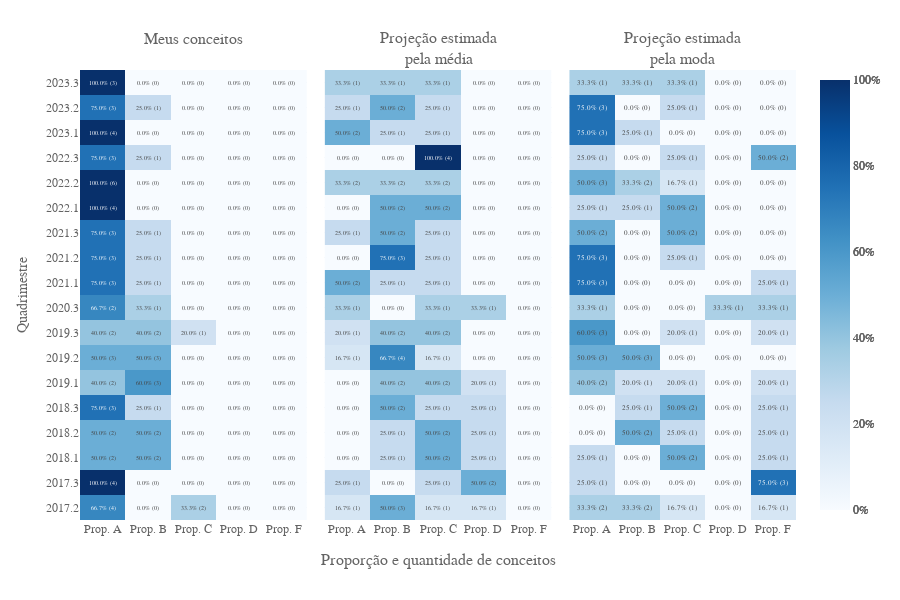

Notebook code for this chart:
### Markdown cell above
Assim, podemos combinar os resultados em um subplot com dois heatmaps e comparar com os demais alunos.

### Code cell
# Só com a proporção
fig_ufabc_grades_prop_cum_quad = make_subplots(rows=1, cols=3, shared_yaxes=True, shared_xaxes=True, horizontal_spacing=0.025, vertical_spacing=0.025,
                                               x_title='Proporção e quantidade de conceitos', subplot_titles=SUBPLOT_TITLES)

# Com a proporção e proporção acumulada
# fig_ufabc_grades_prop_cum_quad = make_subplots(rows=2, cols=3, shared_yaxes=True, shared_xaxes=True, horizontal_spacing=0.025, vertical_spacing=0.025,
#                                                x_title='Proporção e quantidade de conceitos', subplot_titles=SUBPLOT_TITLES)

for col, df_tmp in enumerate([df_ufabc, df_next.rename(columns={'Conceito provável': 'Resultado'}), df_next.rename(columns={'Conceito moda': 'Resultado'})]):
    df_ufabc_grades_prop_quad = df_tmp.groupby('Ano', as_index=False).agg(
        num_A=('Resultado', lambda s: s.value_counts().get('A', default=0)),
        num_B=('Resultado', lambda s: s.value_counts().get('B', default=0)),
        num_C=('Resultado', lambda s: s.value_counts().get('C', default=0)),
        num_D=('Resultado', lambda s: s.value_counts().get('D', default=0)),
        num_F=('Resultado', lambda s: s.value_counts().get('F', default=0))
    )

    df_ufabc_grades_prop_quad = df_ufabc_grades_prop_quad.sort_values(by='Ano', ascending=True).set_index('Ano', drop=True)
    
    df_ufabc_grades_cum_quad = df_tmp.groupby('Ano', as_index=False).agg(
        cum_A=('Resultado', lambda s: s.value_counts().get('A', default=0)),
        cum_B=('Resultado', lambda s: s.value_counts().get('B', default=0)),
        cum_C=('Resultado', lambda s: s.value_counts().get('C', default=0)),
        cum_D=('Resultado', lambda s: s.value_counts().get('D', default=0)),
        cum_F=('Resultado', lambda s: s.value_counts().get('F', default=0)),
    )

    df_ufabc_grades_cum_quad = df_ufabc_grades_cum_quad.sort_values(by='Ano', ascending=True).set_index('Ano', drop=True)
    df_ufabc_grades_cum_quad = df_ufabc_grades_cum_quad.cumsum()

    x_grades_prop_quad = [f'Prop. {grade[-1]}' for grade in df_ufabc_grades_prop_quad.columns]
    y_grades_prop_quad = df_ufabc_grades_prop_quad.index
    z_grades_prop_quad = df_ufabc_grades_prop_quad.apply(lambda s: s/s.sum(), axis=1).values
    text_1 = df_ufabc_grades_prop_quad.apply(lambda s: np.round(s/s.sum()*100,1), axis=1).astype(str) + '% (' + df_ufabc_grades_prop_quad.astype(str) + ')'

    x_grades_prop_cum_quad = [f'Prop. {grade[-1]}' for grade in df_ufabc_grades_cum_quad.columns]
    y_grades_prop_cum_quad = df_ufabc_grades_cum_quad.index
    z_grades_prop_cum_quad = df_ufabc_grades_cum_quad.apply(lambda s: s/s.sum(), axis=1).values
    text_2 = df_ufabc_grades_cum_quad.apply(lambda s: np.round(s/s.sum()*100, 1), axis=1).astype(str) + '% (' + df_ufabc_grades_cum_quad.astype(str) + ')'

    fig_ufabc_grades_prop_cum_quad.add_trace(go.Heatmap(x=x_grades_prop_quad, y=y_grades_prop_quad, z=z_grades_prop_quad, text=text_1, name=SUBPLOT_TITLES[col],
                                                        texttemplate='%{text}', zhoverformat='.1%', hovertemplate='%{x} em %{y}<br>%{z:.2%}', # textfont_size=8,
                                                        colorscale=HEATMAP_PALETTE, hoverinfo='x+y+z', colorbar_tickformat='.0%', zmin=0, zmax=1), row=1, col=col + 1)

    # fig_ufabc_grades_prop_cum_quad.add_trace(go.Heatmap(x=x_grades_prop_cum_quad, y=y_grades_prop_cum_quad, z=z_grades_prop_cum_quad, name=SUBPLOT_TITLES[col],
    #                                                     text=text_2, texttemplate='%{text}', hovertemplate='%{x} em %{y}<br>%{z:.2%}', zhoverformat='.1%', # textfont_size=8,
    #                                                     colorscale=HEATMAP_PALETTE, hoverinfo='x+y+z', zmin=0, zmax=1,colorbar_tickformat='.0%'), row=2, col=col + 1)


# Tirando título para ficar mais clean no HTML. Caso seja necessário add o título de novo: 'Proporção e quantidade de conceitos quadrimestre a quadrimestre na graduação'
fig_ufabc_grades_prop_cum_quad.update_layout({'yaxis_title': 'Quadrimestre', 'height': 600, 'margin_t': 70})
fig_ufabc_grades_prop_cum_quad.write_html('../assets/graphs/ufabc_grades_prop_cum_quad.html')
fig_ufabc_grades_prop_cum_quad.show()

### Figure 1 — Plotly figure (JSON) as saved in the notebook; plotly's stock layout.template omitted (floating-point values rounded to 4 significant figures)
{"data": [{"colorbar": {"tickformat": ".0%"}, "colorscale": [[0, "rgb(247,251,255)"], [0.125, "rgb(222,235,247)"], [0.25, "rgb(198,219,239)"], [0.375, "rgb(158,202,225)"], [0.5, "rgb(107,174,214)"], [0.625, "rgb(66,146,198)"], [0.75, "rgb(33,113,181)"], [0.875, "rgb(8,81,156)"], [1, "rgb(8,48,107)"]], "hoverinfo": "x+y+z", "hovertemplate": "%{x} em %{y}<br>%{z:.2%}", "name": "Meus conceitos<br>&nbsp;", "text": [["66.7% (4)", "0.0% (0)", "33.3% (2)", "0.0% (0)", "0.0% (0)"], ["100.0% (4)", "0.0% (0)", "0.0% (0)", "0.0% (0)", "0.0% (0)"], ["50.0% (2)", "50.0% (2)", "0.0% (0)", "0.0% (0)", "0.0% (0)"], ["50.0% (2)", "50.0% (2)", "0.0% (0)", "0.0% (0)", "0.0% (0)"], ["75.0% (3)", "25.0% (1)", "0.0% (0)", "0.0% (0)", "0.0% (0)"], ["40.0% (2)", "60.0% (3)", "0.0% (0)", "0.0% (0)", "0.0% (0)"], ["50.0% (3)", "50.0% (3)", "0.0% (0)", "0.0% (0)", "0.0% (0)"], ["40.0% (2)", "40.0% (2)", "20.0% (1)", "0.0% (0)", "0.0% (0)"], ["66.7% (2)", "33.3% (1)", "0.0% (0)", "0.0% (0)", "0.0% (0)"], ["75.0% (3)", "25.0% (1)", "0.0% (0)", "0.0% (0)", "0.0% (0)"], ["75.0% (3)", "25.0% (1)", "0.0% (0)", "0.0% (0)", "0.0% (0)"], ["75.0% (3)", "25.0% (1)", "0.0% (0)", "0.0% (0)", "0.0% (0)"], ["100.0% (4)", "0.0% (0)", "0.0% (0)", "0.0% (0)", "0.0% (0)"], ["100.0% (6)", "0.0% (0)", "0.0% (0)", "0.0% (0)", "0.0% (0)"], ["75.0% (3)", "25.0% (1)", "0.0% (0)", "0.0% (0)", "0.0% (0)"], ["100.0% (4)", "0.0% (0)", "0.0% (0)", "0.0% (0)", "0.0% (0)"], ["75.0% (3)", "25.0% (1)", "0.0% (0)", "0.0% (0)", "0.0% (0)"], ["100.0% (3)", "0.0% (0)", "0.0% (0)", "0.0% (0)", "0.0% (0)"]], "texttemplate": "%{text}", "type": "heatmap", "x": ["Prop. A", "Prop. B", "Prop. C", "Prop. D", "Prop. F"], "xaxis": "x", "y": ["2017.2", "2017.3", "2018.1", "2018.2", "2018.3", "2019.1", "2019.2", "2019.3", "2020.3", "2021.1", "2021.2", "2021.3", "2022.1", "2022.2", "2022.3", "2023.1", "2023.2", "2023.3"], "yaxis": "y", "z": [[0.6667, 0, 0.3333, 0, 0], [1, 0, 0, 0, 0], [0.5, 0.5, 0, 0, 0], [0.5, 0.5, 0, 0, 0], [0.75, 0.25, 0, 0, 0], [0.4, 0.6, 0, 0, 0], [0.5, 0.5, 0, 0, 0], [0.4, 0.4, 0.2, 0, 0], [0.6667, 0.3333, 0, 0, 0], [0.75, 0.25, 0, 0, 0], [0.75, 0.25, 0, 0, 0], [0.75, 0.25, 0, 0, 0], [1, 0, 0, 0, 0], [1, 0, 0, 0, 0], [0.75, 0.25, 0, 0, 0], [1, 0, 0, 0, 0], [0.75, 0.25, 0, 0, 0], [1, 0, 0, 0, 0]], "zhoverformat": ".1%", "zmax": 1, "zmin": 0}, {"colorbar": {"tickformat": ".0%"}, "colorscale": [[0, "rgb(247,251,255)"], [0.125, "rgb(222,235,247)"], [0.25, "rgb(198,219,239)"], [0.375, "rgb(158,202,225)"], [0.5, "rgb(107,174,214)"], [0.625, "rgb(66,146,198)"], [0.75, "rgb(33,113,181)"], [0.875, "rgb(8,81,156)"], [1, "rgb(8,48,107)"]], "hoverinfo": "x+y+z", "hovertemplate": "%{x} em %{y}<br>%{z:.2%}", "name": "Projeção estimada<br>pela média", "text": [["16.7% (1)", "50.0% (3)", "16.7% (1)", "16.7% (1)", "0.0% (0)"], ["25.0% (1)", "0.0% (0)", "25.0% (1)", "50.0% (2)", "0.0% (0)"], ["0.0% (0)", "25.0% (1)", "50.0% (2)", "25.0% (1)", "0.0% (0)"], ["0.0% (0)", "25.0% (1)", "50.0% (2)", "25.0% (1)", "0.0% (0)"], ["0.0% (0)", "50.0% (2)", "25.0% (1)", "25.0% (1)", "0.0% (0)"], ["0.0% (0)", "40.0% (2)", "40.0% (2)", "20.0% (1)", "0.0% (0)"], ["16.7% (1)", "66.7% (4)", "16.7% (1)", "0.0% (0)", "0.0% (0)"], ["20.0% (1)", "40.0% (2)", "40.0% (2)", "0.0% (0)", "0.0% (0)"], ["33.3% (1)", "0.0% (0)", "33.3% (1)", "33.3% (1)", "0.0% (0)"], ["50.0% (2)", "25.0% (1)", "25.0% (1)", "0.0% (0)", "0.0% (0)"], ["0.0% (0)", "75.0% (3)", "25.0% (1)", "0.0% (0)", "0.0% (0)"], ["25.0% (1)", "50.0% (2)", "25.0% (1)", "0.0% (0)", "0.0% (0)"], ["0.0% (0)", "50.0% (2)", "50.0% (2)", "0.0% (0)", "0.0% (0)"], ["33.3% (2)", "33.3% (2)", "33.3% (2)", "0.0% (0)", "0.0% (0)"], ["0.0% (0)", "0.0% (0)", "100.0% (4)", "0.0% (0)", "0.0% (0)"], ["50.0% (2)", "25.0% (1)", "25.0% (1)", "0.0% (0)", "0.0% (0)"], ["25.0% (1)", "50.0% (2)", "25.0% (1)", "0.0% (0)", "0.0% (0)"], ["33.3% (1)", "33.3% (1)", "33.3% (1)", "0.0% (0)", "0.0% (0)"]], "texttemplate": "%{text}", "type": "heatmap", "x": ["Prop. A", "Prop. B", "Prop. C", "Prop. D", "Prop. F"], "xaxis": "x2", "y": ["2017.2", "2017.3", "2018.1", "2018.2", "2018.3", "2019.1", "2019.2", "2019.3", "2020.3", "2021.1", "2021.2", "2021.3", "2022.1", "2022.2", "2022.3", "2023.1", "2023.2", "2023.3"], "yaxis": "y2", "z": [[0.1667, 0.5, 0.1667, 0.1667, 0], [0.25, 0, 0.25, 0.5, 0], [0, 0.25, 0.5, 0.25, 0], [0, 0.25, 0.5, 0.25, 0], [0, 0.5, 0.25, 0.25, 0], [0, 0.4, 0.4, 0.2, 0], [0.1667, 0.6667, 0.1667, 0, 0], [0.2, 0.4, 0.4, 0, 0], [0.3333, 0, 0.3333, 0.3333, 0], [0.5, 0.25, 0.25, 0, 0], [0, 0.75, 0.25, 0, 0], [0.25, 0.5, 0.25, 0, 0], [0, 0.5, 0.5, 0, 0], [0.3333, 0.3333, 0.3333, 0, 0], [0, 0, 1, 0, 0], [0.5, 0.25, 0.25, 0, 0], [0.25, 0.5, 0.25, 0, 0], [0.3333, 0.3333, 0.3333, 0, 0]], "zhoverformat": ".1%", "zmax": 1, "zmin": 0}, {"colorbar": {"tickformat": ".0%"}, "colorscale": [[0, "rgb(247,251,255)"], [0.125, "rgb(222,235,247)"], [0.25, "rgb(198,219,239)"], [0.375, "rgb(158,202,225)"], [0.5, "rgb(107,174,214)"], [0.625, "rgb(66,146,198)"], [0.75, "rgb(33,113,181)"], [0.875, "rgb(8,81,156)"], [1, "rgb(8,48,107)"]], "hoverinfo": "x+y+z", "hovertemplate": "%{x} em %{y}<br>%{z:.2%}", "name": "Projeção estimada<br>pela moda", "text": [["33.3% (2)", "33.3% (2)", "16.7% (1)", "0.0% (0)", "16.7% (1)"], ["25.0% (1)", "0.0% (0)", "0.0% (0)", "0.0% (0)", "75.0% (3)"], ["25.0% (1)", "0.0% (0)", "50.0% (2)", "0.0% (0)", "25.0% (1)"], ["0.0% (0)", "50.0% (2)", "25.0% (1)", "0.0% (0)", "25.0% (1)"], ["0.0% (0)", "25.0% (1)", "50.0% (2)", "0.0% (0)", "25.0% (1)"], ["40.0% (2)", "20.0% (1)", "20.0% (1)", "0.0% (0)", "20.0% (1)"], ["50.0% (3)", "50.0% (3)", "0.0% (0)", "0.0% (0)", "0.0% (0)"], ["60.0% (3)", "0.0% (0)", "20.0% (1)", "0.0% (0)", "20.0% (1)"], ["33.3% (1)", "0.0% (0)", "0.0% (0)", "33.3% (1)", "33.3% (1)"], ["75.0% (3)", "0.0% (0)", "0.0% (0)", "0.0% (0)", "25.0% (1)"], ["75.0% (3)", "0.0% (0)", "25.0% (1)", "0.0% (0)", "0.0% (0)"], ["50.0% (2)", "0.0% (0)", "50.0% (2)", "0.0% (0)", "0.0% (0)"], ["25.0% (1)", "25.0% (1)", "50.0% (2)", "0.0% (0)", "0.0% (0)"], ["50.0% (3)", "33.3% (2)", "16.7% (1)", "0.0% (0)", "0.0% (0)"], ["25.0% (1)", "0.0% (0)", "25.0% (1)", "0.0% (0)", "50.0% (2)"], ["75.0% (3)", "25.0% (1)", "0.0% (0)", "0.0% (0)", "0.0% (0)"], ["75.0% (3)", "0.0% (0)", "25.0% (1)", "0.0% (0)", "0.0% (0)"], ["33.3% (1)", "33.3% (1)", "33.3% (1)", "0.0% (0)", "0.0% (0)"]], "texttemplate": "%{text}", "type": "heatmap", "x": ["Prop. A", "Prop. B", "Prop. C", "Prop. D", "Prop. F"], "xaxis": "x3", "y": ["2017.2", "2017.3", "2018.1", "2018.2", "2018.3", "2019.1", "2019.2", "2019.3", "2020.3", "2021.1", "2021.2", "2021.3", "2022.1", "2022.2", "2022.3", "2023.1", "2023.2", "2023.3"], "yaxis": "y3", "z": [[0.3333, 0.3333, 0.1667, 0, 0.1667], [0.25, 0, 0, 0, 0.75], [0.25, 0, 0.5, 0, 0.25], [0, 0.5, 0.25, 0, 0.25], [0, 0.25, 0.5, 0, 0.25], [0.4, 0.2, 0.2, 0, 0.2], [0.5, 0.5, 0, 0, 0], [0.6, 0, 0.2, 0, 0.2], [0.3333, 0, 0, 0.3333, 0.3333], [0.75, 0, 0, 0, 0.25], [0.75, 0, 0.25, 0, 0], [0.5, 0, 0.5, 0, 0], [0.25, 0.25, 0.5, 0, 0], [0.5, 0.3333, 0.1667, 0, 0], [0.25, 0, 0.25, 0, 0.5], [0.75, 0.25, 0, 0, 0], [0.75, 0, 0.25, 0, 0], [0.3333, 0.3333, 0.3333, 0, 0]], "zhoverformat": ".1%", "zmax": 1, "zmin": 0}], "layout": {"annotations": [{"font": {"size": 16}, "showarrow": false, "text": "Meus conceitos<br>&nbsp;", "x": 0.1583, "xanchor": "center", "xref": "paper", "y": 1, "yanchor": "bottom", "yref": "paper"}, {"font": {"size": 16}, "showarrow": false, "text": "Projeção estimada<br>pela média", "x": 0.5, "xanchor": "center", "xref": "paper", "y": 1, "yanchor": "bottom", "yref": "paper"}, {"font": {"size": 16}, "showarrow": false, "text": "Projeção estimada<br>pela moda", "x": 0.8417, "xanchor": "center", "xref": "paper", "y": 1, "yanchor": "bottom", "yref": "paper"}, {"font": {"size": 16}, "showarrow": false, "text": "Proporção e quantidade de conceitos", "x": 0.5, "xanchor": "center", "xref": "paper", "y": 0, "yanchor": "top", "yref": "paper", "yshift": -30}], "height": 600, "margin": {"t": 70}, "xaxis": {"anchor": "y", "domain": [0, 0.3167]}, "xaxis2": {"anchor": "y2", "domain": [0.3417, 0.6583]}, "xaxis3": {"anchor": "y3", "domain": [0.6833, 1]}, "yaxis": {"anchor": "x", "domain": [0, 1], "title": {"text": "Quadrimestre"}}, "yaxis2": {"anchor": "x2", "domain": [0, 1], "matches": "y", "showticklabels": false}, "yaxis3": {"anchor": "x3", "domain": [0, 1], "matches": "y", "showticklabels": false}}}
